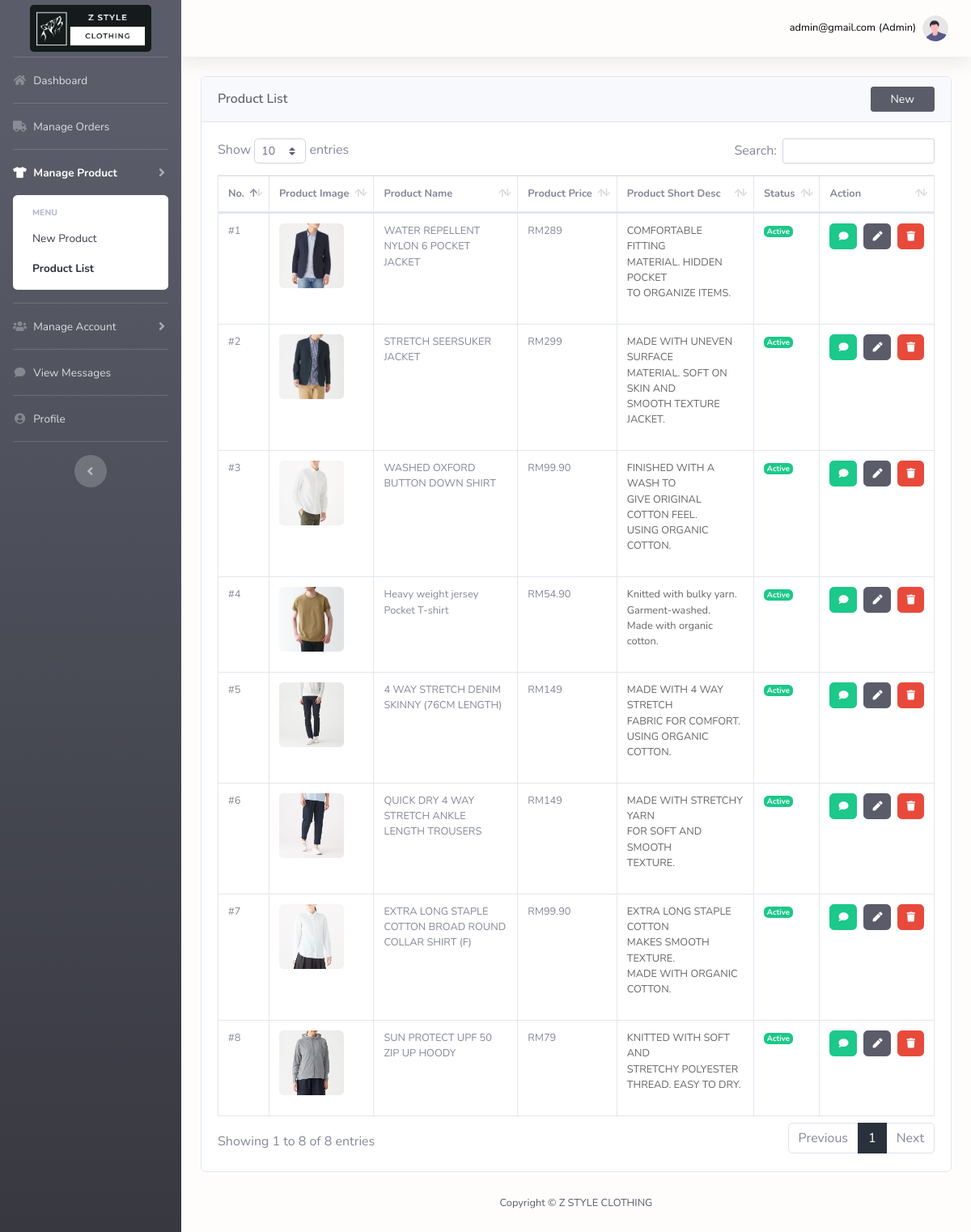
Page /admin/product.php (signed in) on the committed database.
### tables this page shows
CREATE TABLE `product` (
  `product_id` int(11) NOT NULL,
  `product_name` varchar(255) NOT NULL,
  `product_desc` text NOT NULL,
  `product_short_desc` text NOT NULL,
  `product_price` varchar(255) NOT NULL,
  `product_image` text NOT NULL,
  `product_status` int(11) NOT NULL
);

### admin/product.php (the view, shortened to what this page needs)
<?php
    include 'dbcon.php';
 ?>
<!DOCTYPE html>
<html lang="en">
<head>
    <link href="vendor/fontawesome-free/css/all.min.css" rel="stylesheet" type="text/css">
    <link href="vendor/lightbox/dist/css/lightbox.min.css" rel="stylesheet" type="text/css">
    <link href="css/style.css" rel="stylesheet">
    <link href="vendor/datatables/dataTables.bootstrap4.min.css" rel="stylesheet">
</head>
<body id="page-top">
    <div id="wrapper">
        <?php include 'component/sidebar.php'; ?>
        <div id="content-wrapper" class="d-flex flex-column">
            <div id="content">
                <?php include 'component/navbar.php'; ?>
                <div class="container-fluid" id="form-table">
                    <div class="card">
                        <div class="card-header">
                            <div class="d-flex align-items-center justify-content-between">
                                <h1 class="h3 mb-0 text-gray-800 display-7">Product List</h1>
                                <a class="btn btn-sm btn-dark btn-add mb-0 px-4" href="new-product.php">New</a>
                            </div>
                        </div>
                        <div class="card-body" style="overflow: auto;">
                                <table class="table table-bordered" id="tableData" width="100%" cellspacing="0">
                                    <thead>
                                        <tr>
                                            <th>No.</th>
                                            <th>Product Image</th>
                                            <th>Product Name</th>
                                            <th>Product Price</th>
                                            <th>Product Short Desc</th>
                                            <th>Status</th>
                                            <th>Action</th>
                                        </tr>
                                    </thead>
                                    <tbody>
                                        <?php
                                            $sql = "SELECT * FROM product";
                                            $result = mysqli_query($conn, $sql);
                                            if(mysqli_num_rows($result) > 0){
                                                $count = 1;
                                                while($rows = mysqli_fetch_assoc($result)){
                                                    if($rows['product_status'] == 1){
                                                       $statusBadge = "<span class='badge badge-success'>Active</span>";
                                                    }else{
                                                      $statusBadge = "<span class='badge badge-danger'>Deactive</span>";
                                                    }
                                            ?>
                                                <tr>
                                                    <td>#<?php echo $count; ?></td>
                                                    <td>
                                                        <a data-lightbox="image-<?php echo $count; ?>" href="upload/<?php echo $rows['product_image']; ?>">
                                                            <img src='upload/<?php echo $rows['product_image']; ?>' width="80" class="rounded"/>
                                                        </a>
                                                    </td>
                                                    <td><?php echo $rows['product_name']; ?></td>
                                                    <td>
                                                        RM<?php echo $rows['product_price']; ?>
                                                    </td>
                                                    <td>
                                                        <?php echo html_entity_decode($rows['product_short_desc']); ?>
                                                    </td>
                                                    <td><?php echo $statusBadge; ?></td>
                                                    <td>
                                                         <div class="d-flex align-items-center">
                                                            <a class="btn btn-success btnIcon py-2-5"  data-bs-toggle="tooltip" data-bs-placement="top" title="Review" data-toggle="modal"
                                                            data-target="#reviewModal<?php echo $rows['product_id']; ?>"><i class="fas fa-comment"></i></a>
                                                            <a class="btn btn-dark  btnIcon py-2-5 ml-2" href="edit-product.php?eid=<?php echo $rows['product_id'] ?>" data-bs-toggle="tooltip" data-bs-placement="top" title="Edit"><i class="fas fa-pen"></i></a>
                                                            <form method="POST" action="product.php" onsubmit="javascript:return confirm('Confirm to delete product info?')">
                                                             <button type="submit" name="delete" class="btn btn-danger btnIcon py-2-5 ml-2" data-bs-toggle="tooltip" data-bs-placement="top" title="Delete"><i class="fas fa-trash"></i></button>
                                                            </form>
                                                        </div>
                                                    </td>
                                                    <?php $count++; ?>
                                                </tr>
                                                <?php } ?>
                                        <?php }else{ ?>
                                        <?php } ?>
                                    </tbody>
                                </table>
                        </div>
                    </div>
                </div>
            </div>
            <?php include 'component/footer.php' ?>
        </div>
    </div>
</body>
</html>

### rows in the picture
product: product_image (picture), product_name "WATER REPELLENT NYLON 6 POCKET JACKET", product_price "289", product_short_desc "COMFORTABLE FITTING MATERIAL. HIDDEN POCKET TO ORGANIZE ITEMS.", product_status "Active"
product: product_image (picture), product_name "STRETCH SEERSUKER JACKET", product_price "299", product_short_desc "MADE WITH UNEVEN SURFACE MATERIAL. SOFT ON SKIN AND SMOOTH TEXTURE JACKET.", product_status "Active"
product: product_image (picture), product_name "WASHED OXFORD BUTTON DOWN SHIRT", product_price "99.90", product_short_desc "FINISHED WITH A WASH TO GIVE ORIGINAL COTTON FEEL. USING ORGANIC COTTON.", product_status "Active"
product: product_image (picture), product_name "Heavy weight jersey Pocket T-shirt", product_price "54.90", product_short_desc "Knitted with bulky yarn. Garment-washed. Made with organic cotton.", product_status "Active"
product: product_image (picture), product_name "4 WAY STRETCH DENIM SKINNY (76CM LENGTH)", product_price "149", product_short_desc "MADE WITH 4 WAY STRETCH FABRIC FOR COMFORT. USING ORGANIC COTTON.", product_status "Active"
product: product_image (picture), product_name "QUICK DRY 4 WAY STRETCH ANKLE LENGTH TROUSERS", product_price "149", product_short_desc "MADE WITH STRETCHY YARN FOR SOFT AND SMOOTH TEXTURE.", product_status "Active"
product: product_image (picture), product_name "EXTRA LONG STAPLE COTTON BROAD ROUND COLLAR SHIRT (F)", product_price "99.90", product_short_desc "EXTRA LONG STAPLE COTTON MAKES SMOOTH TEXTURE. MADE WITH ORGANIC COTTON.", product_status "Active"
product: product_image (picture), product_name "SUN PROTECT UPF 50 ZIP UP HOODY", product_price "79", product_short_desc "KNITTED WITH SOFT AND STRETCHY POLYESTER THREAD. EASY TO DRY.", product_status "Active"

### other values in the picture
$uemail "admin@gmail.com"
$role "Admin"
